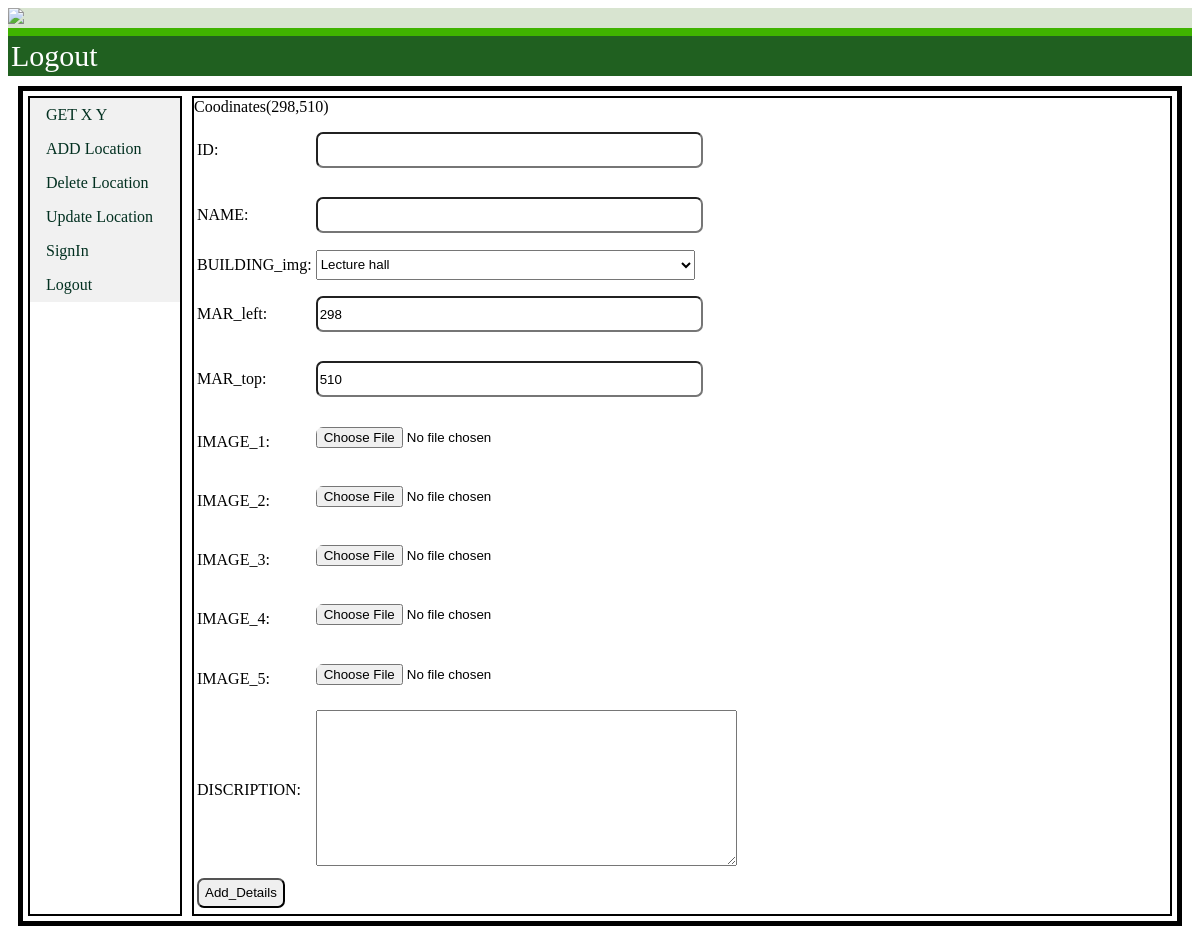
/dashboard.php?content=addplace.php, run on an earlier commit of the app's database.
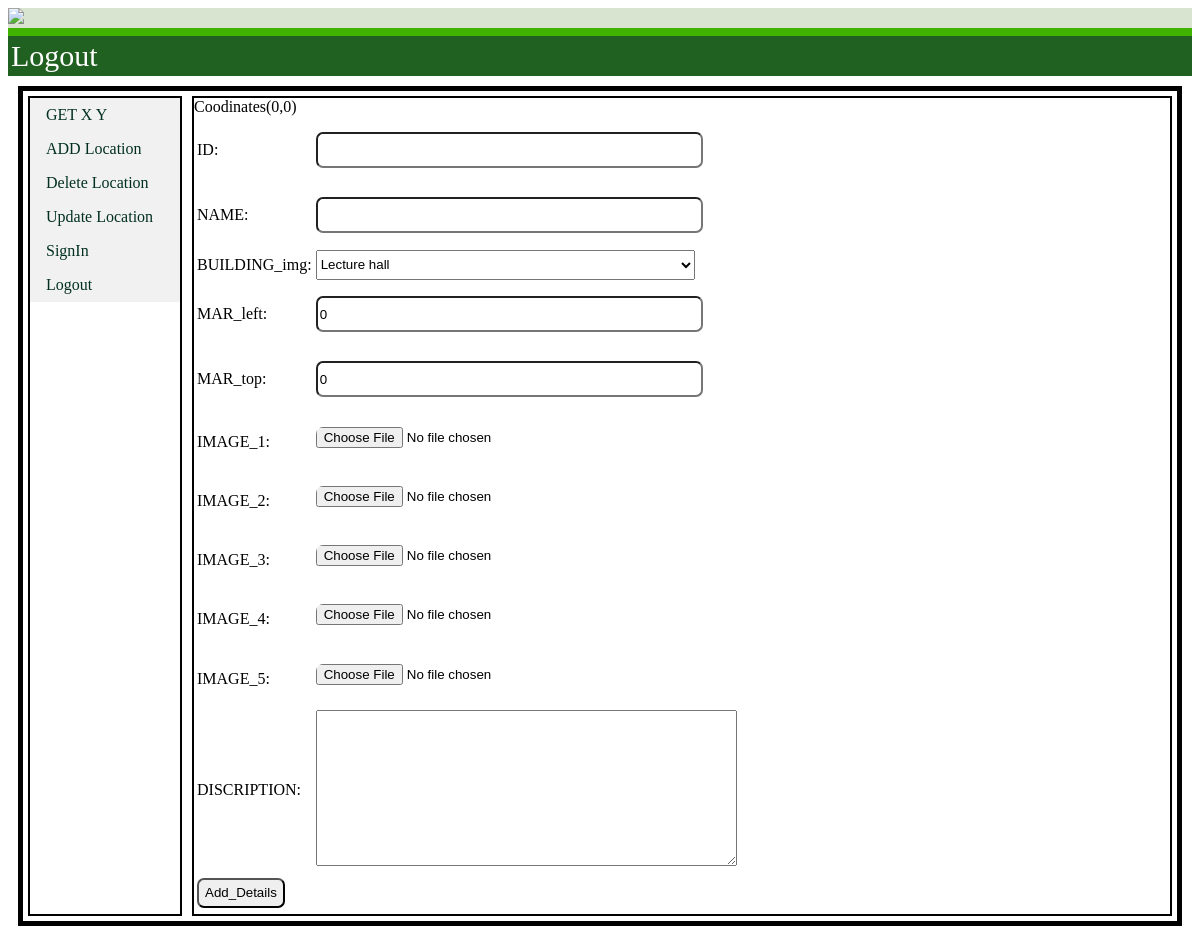
And on a later commit of the database.
### tables this page shows
CREATE TABLE `cor` (
  `x` int(11) NOT NULL,
  `y` int(11) NOT NULL
);

### addplace.php (the view, shortened to what this page needs)
<?php
require_once'connection/sqlconnect.php';
require_once'connection/function.php';
$query="SELECT * FROM cor";
$result=mysqli_query($connection,$query);
$row=mysqli_fetch_row($result);
$x = isset($row[0]) ? $row[0] : null;
$y = isset($row[1]) ? $row[1] : null;
echo "Coodinates($x,$y)";
?>
<!DOCTYPE html>
<html>
<head>
	<link rel="stylesheet" href="style/styles.css">
</head>
<body>
<div>
<form method="POST">
	<table>
		<tr>
			<td>ID: </td>
			<td><input type="number"  name="id" id="size"></td>
			<td id="length"><?php
				?></td>
		</tr>
		<tr>
			<td>NAME:</td>
			<td><input type="text"  name="heading" id="size"></td>
			<td id="length"><?php
				?></td>
		</tr>
		<tr>
			<td>BUILDING_img:</td>
			<td><select name="b_img" id="size">
				<?php
				$query="SELECT * FROM buildingicon";
				$result=mysqli_query($connection,$query);
				while($row=mysqli_fetch_row($result)){
					echo "<option value='$row[0]'>$row[1]</option>";
				}
				?>
				</select>
			</td>
			<td id="length"><?php
				?></td>
		</tr>
		<tr>
			<td>MAR_left:</td>
			<td><input type="text"  name="mar_l" id="size" value=<?php echo $x ?>></td>
			<td id="length"><?php
				?></td>
		</tr>
		<tr>
			<td>MAR_top:</td>
			<td><input type="text"  name="mar_t" id="size" value=<?php echo $y ?>></td>
			<td id="length"><?php
				?></td>
		</tr>
		<tr>
			<td>IMAGE_1:</td>
			<td><input type="file"  name="img_1" id="size"></td>
			<td id="length"><?php
				?></td>
		</tr>
		<tr>
			<td>IMAGE_2:</td>
			<td><input type="file"  name="img_2" id="size"></td>
			<td id="length"><?php
				?></td>
		</tr>
		<tr>
			<td>IMAGE_3:</td>
			<td><input type="file"  name="img_3" id="size"></td>
			<td id="length"><?php
				?></td>
		</tr>
		<tr>
			<td>IMAGE_4:</td>
			<td><input type="file"  name="img_4" id="size"></td>
			<td id="length"><?php
				?></td>
		</tr>
		<tr>
			<td>IMAGE_5:</td>
			<td><input type="file"  name="img_5" id="size"></td>
			<td id="length"><?php
				?></td>
		</tr>
		<tr>
			<td>DISCRIPTION:</td>
			<td>
				<textarea id="w3review" name="description" rows="10" cols="50"></textarea>
			</td>
			<td id="length"><?php
				?></td>
		</tr>
		<tr>
			<td><input type="submit" value="Add_Details" id="cent"></td>
		</tr>
	</table>
	</form>
</div>
</body>
</html>

What changed in the data, as far as the page shows it:
removed cor: x "298", y "510", mar_l "298", mar_t "510"
now on this page (row unchanged): cor: x "0", y "0", mar_l "0", mar_t "0"
